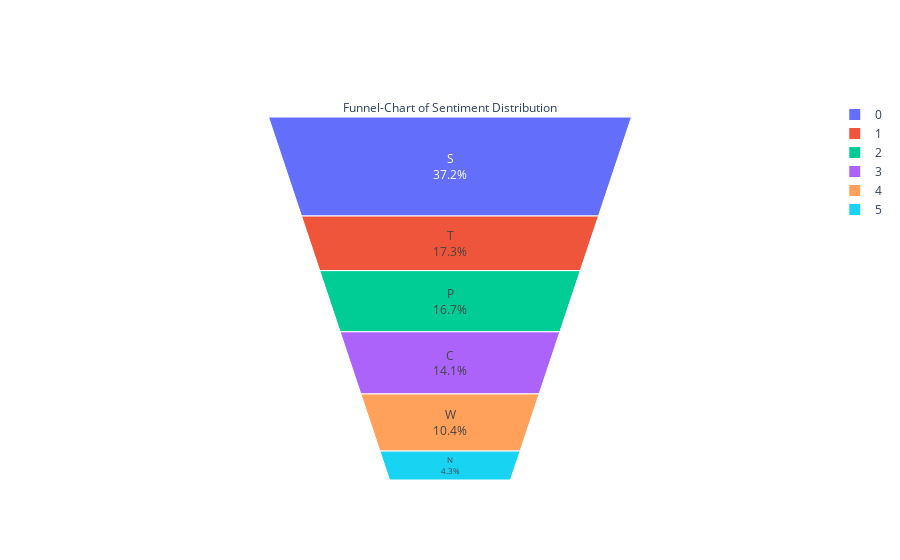

Source (notebook cell):
### Code cell
fig = go.Figure(go.Funnelarea(
    text =temp.sntiment,
    values = temp.full_text,
    title = {"position": "top center", "text": "Funnel-Chart of Sentiment Distribution"}
    ))
fig.show()

# plt.savefig('plot_percent.png', dpi=300, bbox_inches='tight')

### Figure 1 — Plotly figure (JSON) as saved in the notebook; plotly's stock layout.template omitted (floating-point values rounded to 4 significant figures)
{"data": [{"text": ["S", "T", "P", "C", "W", "N"], "title": {"position": "top center", "text": "Funnel-Chart of Sentiment Distribution"}, "type": "funnelarea", "values": [2232, 1040, 1003, 845, 621, 258]}], "layout": {}}
